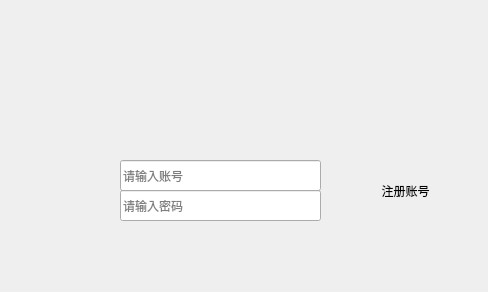
<?xml version="1.0" encoding="UTF-8"?>
<ui version="4.0">
 <class>LoginDialog</class>
 <widget class="QDialog" name="LoginDialog">
  <property name="geometry">
   <rect>
    <x>0</x>
    <y>0</y>
    <width>488</width>
    <height>292</height>
   </rect>
  </property>
  <property name="windowTitle">
   <string>Dialog</string>
  </property>
  <widget class="QPushButton" name="pushButton">
   <property name="geometry">
    <rect>
     <x>270</x>
     <y>580</y>
     <width>391</width>
     <height>61</height>
    </rect>
   </property>
   <property name="text">
    <string/>
   </property>
   <property name="flat">
    <bool>true</bool>
   </property>
  </widget>
  <widget class="QLineEdit" name="usrLineEdit">
   <property name="geometry">
    <rect>
     <x>120</x>
     <y>160</y>
     <width>201</width>
     <height>31</height>
    </rect>
   </property>
   <property name="font">
    <font>
     <family>Arial Unicode MS</family>
    </font>
   </property>
   <property name="placeholderText">
    <string>请输入账号</string>
   </property>
  </widget>
  <widget class="QLabel" name="label_2">
   <property name="geometry">
    <rect>
     <x>130</x>
     <y>370</y>
     <width>191</width>
     <height>181</height>
    </rect>
   </property>
   <property name="text">
    <string/>
   </property>
   <property name="pixmap">
    <pixmap>:/Image/ichat.png</pixmap>
   </property>
   <property name="scaledContents">
    <bool>true</bool>
   </property>
  </widget>
  <widget class="QLineEdit" name="pwdLineEdit">
   <property name="geometry">
    <rect>
     <x>120</x>
     <y>190</y>
     <width>201</width>
     <height>31</height>
    </rect>
   </property>
   <property name="font">
    <font>
     <family>Arial Unicode MS</family>
    </font>
   </property>
   <property name="echoMode">
    <enum>QLineEdit::Password</enum>
   </property>
   <property name="placeholderText">
    <string>请输入密码</string>
   </property>
  </widget>
  <widget class="QPushButton" name="pushButton_2">
   <property name="geometry">
    <rect>
     <x>360</x>
     <y>180</y>
     <width>91</width>
     <height>21</height>
    </rect>
   </property>
   <property name="font">
    <font>
     <family>Arial Unicode MS</family>
    </font>
   </property>
   <property name="text">
    <string>注册账号</string>
   </property>
   <property name="flat">
    <bool>true</bool>
   </property>
  </widget>
  <widget class="QLabel" name="label_3">
   <property name="geometry">
    <rect>
     <x>270</x>
     <y>580</y>
     <width>391</width>
     <height>61</height>
    </rect>
   </property>
   <property name="text">
    <string/>
   </property>
   <property name="pixmap">
    <pixmap>:/Image/LoginBtn.png</pixmap>
   </property>
  </widget>
  <widget class="QPushButton" name="closeBtn">
   <property name="geometry">
    <rect>
     <x>799</x>
     <y>0</y>
     <width>61</width>
     <height>46</height>
    </rect>
   </property>
   <property name="text">
    <string/>
   </property>
   <property name="flat">
    <bool>true</bool>
   </property>
  </widget>
  <zorder>label_3</zorder>
  <zorder>pushButton</zorder>
  <zorder>usrLineEdit</zorder>
  <zorder>label_2</zorder>
  <zorder>pwdLineEdit</zorder>
  <zorder>pushButton_2</zorder>
  <zorder>closeBtn</zorder>
 </widget>
 <resources/>
 <connections>
  <connection>
   <sender>closeBtn</sender>
   <signal>clicked()</signal>
   <receiver>LoginDialog</receiver>
   <slot>close()</slot>
   <hints>
    <hint type="sourcelabel">
     <x>829</x>
     <y>22</y>
    </hint>
    <hint type="destinationlabel">
     <x>429</x>
     <y>328</y>
    </hint>
   </hints>
  </connection>
 </connections>
</ui>
